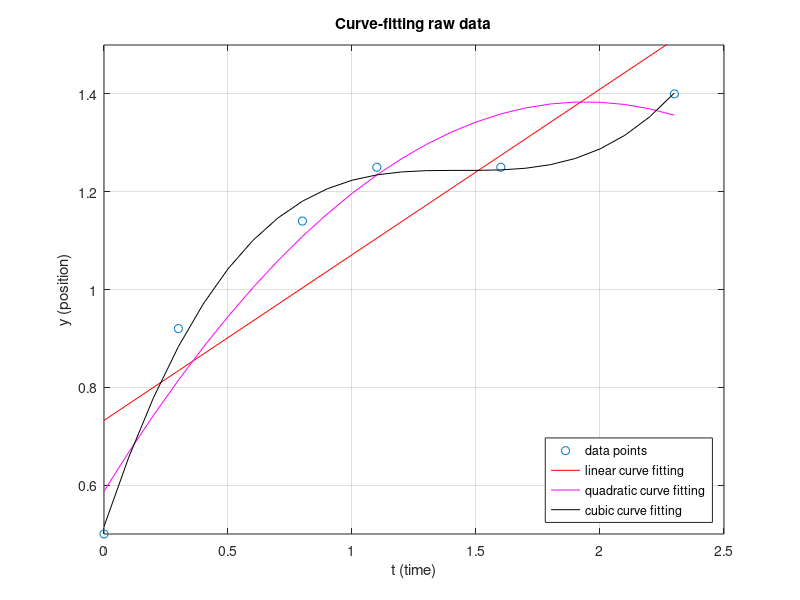

The MATLAB source for this figure:
% -----------------------------------------------------
% curvefitting1.m
% -----------------------------------------------------
% Write a program that determines and plots the best fit 
% polynomials of orders 1, 2 and 3 for given set of data. 
% -----------------------------------------------------
% Notes: The polynomials are plotted on the same graph
% for ease of comparison. 
% The polyfit function uses least squares regression 
% analysis to find the best fit polynomials for curve
% fitting. 
% -----------------------------------------------------
% Priya Thamburaj Goeser
% Original: January 10th 2013
% Modified: November 6th 2013
% Copyright (c) 2013 Priya Thamburaj Goeser. 
% All Rights Reserved.
%------------------------------------------------------

clear all
clc
close all

% Given the following time and position data
t=[0,0.3,0.8,1.1,1.6,2.3]'
y=[0.5,0.92,1.14,1.25,1.25,1.40]'

% A graph showing the data
figure
plot(t,y,'o');
xlabel('t (time)');
ylabel('y (position)');
title('Curve-fitting raw data');
grid on
axis([0 2.5 0.5 1.5]);

% Fit a polynomial of order 1 to the data
p1=polyfit(t,y,1)

% Show this 'best fit curve' on the graph
hold on
plot(t,polyval(p1,t),'r-');

% Fit a polynomial of order 2 to the data
p2=polyfit(t,y,2)

% Define an array tp with a smaller increment, 
% but a similar range as the original t 
tp=[0:0.1:2.3];

% Show this 'best fit curve' on the graph
hold on
plot(tp,polyval(p2,tp),'m-');

% Fit a polynomial of order 3 to the data
p3=polyfit(t,y,3)

% Show this 'best fit curve' on the graph
hold on
plot(tp,polyval(p3,tp),'k-');

% Insert a legend on the graph
legend('data points','linear curve fitting',...
    'quadratic curve fitting','cubic curve fitting','Location','SouthEast');
